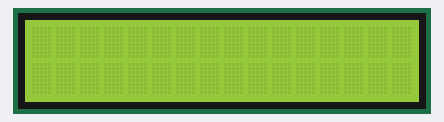
This sketch was run on a simulated Arduino Uno, built with avr-gcc and run on an emulated ATmega328P. Shown: 16×2 character LCD.

Above: at 0.1 s.
At 1.1 s:
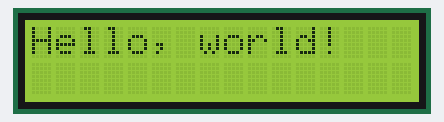

The sketch:

I2C_LCD.ino
```cpp
#include <Wire.h>
#include <LCD.h>
#include <LiquidCrystal_I2C.h>  // F Malpartida's NewLiquidCrystal library


#define I2C_ADDR    0x20  // Define I2C Address for controller
#define BACKLIGHT_PIN  7
#define En_pin  4
#define Rw_pin  5
#define Rs_pin  6
#define D4_pin  0
#define D5_pin  1
#define D6_pin  2
#define D7_pin  3

#define  LED_OFF  0
#define  LED_ON  1
LiquidCrystal_I2C  lcd(I2C_ADDR,En_pin,Rw_pin,Rs_pin,D4_pin,D5_pin,D6_pin,D7_pin);

void setup()
{
  lcd.begin (16,2);  // initialize the lcd
// Switch on the backlight
  lcd.setBacklightPin(BACKLIGHT_PIN,NEGATIVE);
  lcd.setBacklight(LED_ON);
}

void loop()
{

// Reset the display
  lcd.clear();
  delay(1000);
  lcd.home();

// Print on the LCD
  lcd.backlight();
  lcd.setCursor(0,0);
  lcd.print("Hello, world!");
  delay(8000);
}
```

Measured:
- what the display in image 1 shows lasts 8.0 s, from 1.1 s to 9.1 s
